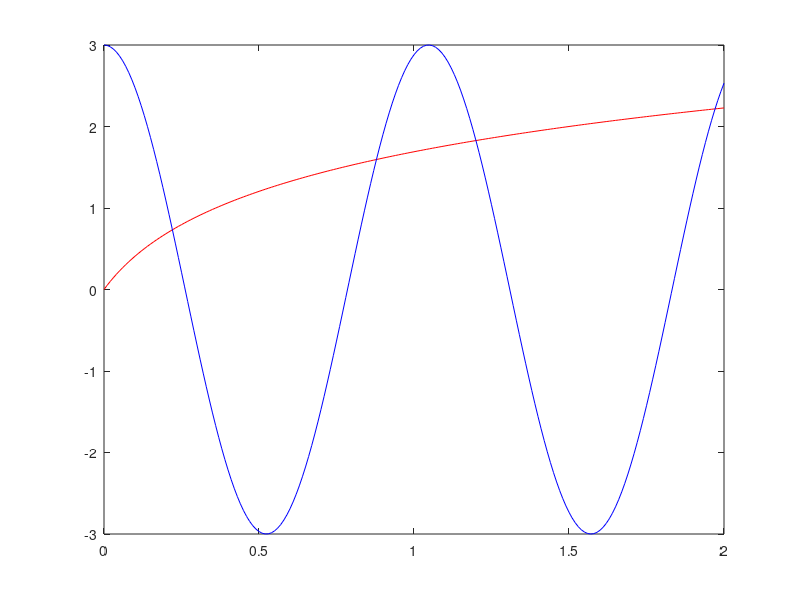

This chart was generated by the following MATLAB code:
clear all;
close all;

x = 0:2/200:2;

u = 2.*log10(6.*x + 1);
v = 3.*cos(6.*x);

plot(x,u,'r');
hold on;
plot(x,v,'b');

axis([0 2 -3 3]);